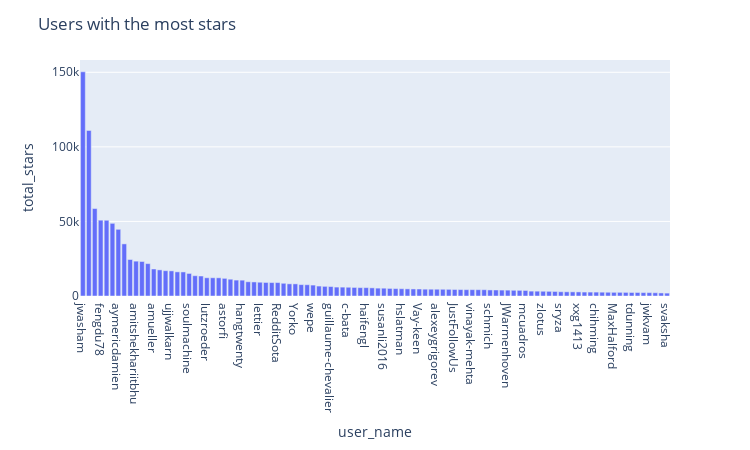

The notebook cell saved with this chart:
### Code cell
top_stars = df.sort_values(by='total_stars', axis=0, ascending=False)
fig = px.bar(top_stars[:100], x='user_name', y='total_stars', hover_data=['total_stars'])
fig.update_layout(height=450, width=750, title_text='Users with the most stars')
fig.show()

### Figure 1 — Plotly figure (JSON) as saved in the notebook; plotly's stock layout.template omitted (floating-point values rounded to 4 significant figures)
{"data": [{"alignmentgroup": "True", "customdata": [[150327], [111023], [58632], [50845], [50787], [48727], [44718], [34937], [24471], [23368], [23136], [21720], [18114], [17518], [16969], [16856], [16193], [16132], [15129], [13603], [13409], [12236], [12224], [12199], [11826], [11261], [10667], [10618], [9539], [9430], [9236], [9071], [9003], [9002], [8521], [8153], [8136], [7633], [7555], [7324], [6666], [6466], [6337], [5972], [5947], [5858], [5740], [5608], [5605], [5458], [5275], [5235], [5077], [4969], [4883], [4779], [4720], [4691], [4571], [4554], [4540], [4509], [4463], [4363], [4312], [4247], [4245], [4236], [4219], [4062], [4030], [3971], [3935], [3831], [3794], [3715], [3267], [3233], [3176], [3124], [3035], [2855], [2808], [2783], [2749], [2641], [2626], [2614], [2564], [2512], [2459], [2454], [2417], [2354], [2351], [2279], [2257], [2177], [2045], [1941]], "hovertemplate": "user_name=%{x}<br>total_stars=%{customdata[0]}<extra></extra>", "legendgroup": "", "marker": {"color": "#636efa"}, "name": "", "offsetgroup": "", "orientation": "v", "showlegend": false, "textposition": "auto", "type": "bar", "x": ["jwasham", "trekhleb", "llSourcell", "fengdu78", "rasbt", "josephmisiti", "aymericdamien", "jakevdp", "ZuzooVn", "amitshekhariitbhu", "fchollet", "chiphuyen", "amueller", "afshinea", "Jack-Cherish", "ujjwalkarn", "benedekrozemberczki", "soumith", "soulmachine", "kailashahirwar", "ty4z2008", "lutzroeder", "firmai", "oldratlee", "astorfi", "justmarkham", "jindongwang", "hangtwenty", "polaris1119", "yenchenlin", "lettier", "ddbourgin", "WillKoehrsen", "RedditSota", "navdeep-G", "rhiever", "Yorko", "sjwhitworth", "campoy", "wepe", "lcdevelop", "dformoso", "guillaume-chevalier", "timzhang642", "lazyprogrammer", "c-bata", "meirwah", "tirthajyoti", "haifengl", "humphd", "Spandan-Madan", "susanli2016", "layumi", "abhshkdz", "hslatman", "ljpzzz", "mrdbourke", "Vay-keen", "petewarden", "dipanjanS", "alexeygrigorev", "NicolasHug", "roboticcam", "JustFollowUs", "luispedro", "bamos", "vinayak-mehta", "ResidentMario", "lawlite19", "schmich", "zotroneneis", "awjuliani", "JWarmenhoven", "shuhuai007", "arbox", "mcuadros", "Sophia-11", "ogrisel", "zlotus", "p-christ", "visenger", "sryza", "jphall663", "TarrySingh", "xxg1413", "NathanEpstein", "RedstoneWill", "chihming", "williamFalcon", "pbharrin", "MaxHalford", "SkalskiP", "robertmartin8", "tdunning", "Naereen", "holdenk", "jwkvam", "albrow", "ClimbsRocks", "svaksha"], "xaxis": "x", "y": [150327, 111023, 58632, 50845, 50787, 48727, 44718, 34937, 24471, 23368, 23136, 21720, 18114, 17518, 16969, 16856, 16193, 16132, 15129, 13603, 13409, 12236, 12224, 12199, 11826, 11261, 10667, 10618, 9539, 9430, 9236, 9071, 9003, 9002, 8521, 8153, 8136, 7633, 7555, 7324, 6666, 6466, 6337, 5972, 5947, 5858, 5740, 5608, 5605, 5458, 5275, 5235, 5077, 4969, 4883, 4779, 4720, 4691, 4571, 4554, 4540, 4509, 4463, 4363, 4312, 4247, 4245, 4236, 4219, 4062, 4030, 3971, 3935, 3831, 3794, 3715, 3267, 3233, 3176, 3124, 3035, 2855, 2808, 2783, 2749, 2641, 2626, 2614, 2564, 2512, 2459, 2454, 2417, 2354, 2351, 2279, 2257, 2177, 2045, 1941], "yaxis": "y"}], "layout": {"barmode": "relative", "height": 450, "legend": {"tracegroupgap": 0}, "margin": {"t": 60}, "title": {"text": "Users with the most stars"}, "width": 750, "xaxis": {"anchor": "y", "domain": [0, 1], "title": {"text": "user_name"}}, "yaxis": {"anchor": "x", "domain": [0, 1], "title": {"text": "total_stars"}}}}
